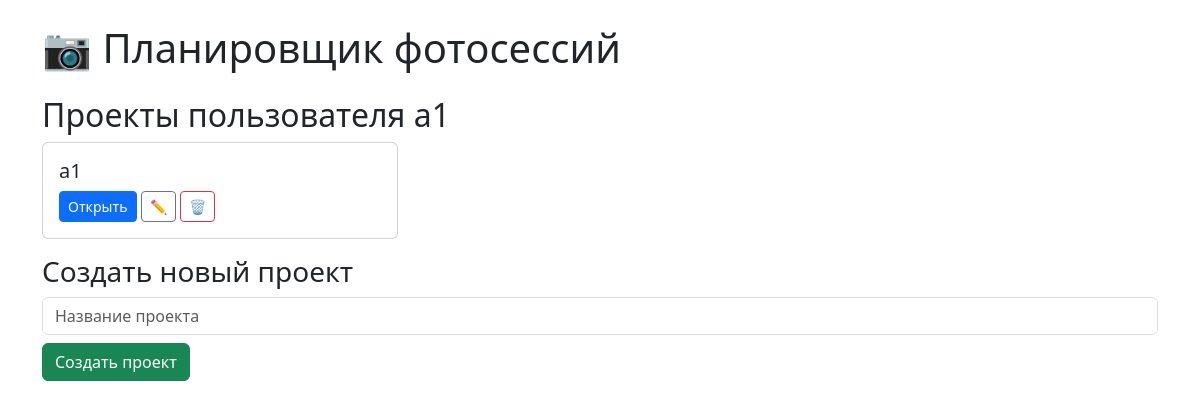
The page /user/1 on the database as committed earlier.
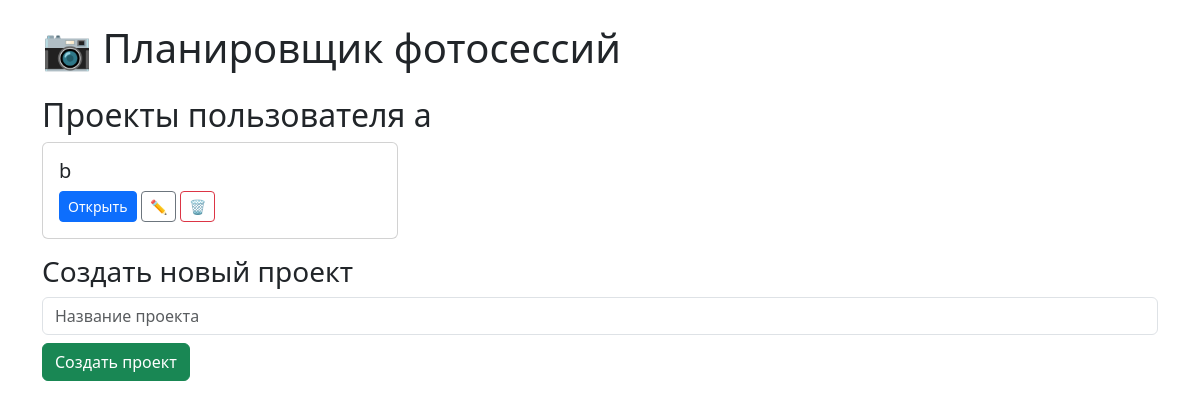
The same page on the database as committed later.
### tables this page shows
CREATE TABLE user (
                id INTEGER PRIMARY KEY AUTOINCREMENT,
                username TEXT UNIQUE NOT NULL
            );

CREATE TABLE project (
                id INTEGER PRIMARY KEY AUTOINCREMENT,
                name TEXT NOT NULL,
                user_id INTEGER,
                FOREIGN KEY(user_id) REFERENCES user(id)
            );

### photoshoot_planner/app.py (the view)
@app.route('/user/<int:user_id>')
def user_projects(user_id):
    with get_db_connection() as conn:
        user = conn.execute('SELECT * FROM user WHERE id=?', (user_id,)).fetchone()
        projects = conn.execute('SELECT * FROM project WHERE user_id=?', (user_id,)).fetchall()
    return render_template('user_projects.html', user=user, projects=projects)

### photoshoot_planner/app.py (called while the page is built)
def get_db_connection():
    conn = sqlite3.connect(DB_PATH, timeout=10, isolation_level=None)
    conn.execute('PRAGMA journal_mode=WAL;')  # включаем write-ahead logging
    return conn

### photoshoot_planner/templates/user_projects.html
{% extends 'base.html' %}
{% block content %}
<h2>Проекты пользователя {{ user[1] }}</h2>
{% if projects %}
  <div class="row">
    {% for project in projects %}
      <div class="col-md-4 mb-3">
        <div class="card h-100">
          <div class="card-body">
            <h5 class="card-title">{{ project[1] }}</h5>
            <a href="{{ url_for('view_project', project_id=project[0]) }}" class="btn btn-primary btn-sm">Открыть</a>
            <a href="{{ url_for('edit_project', project_id=project[0]) }}" class="btn btn-outline-secondary btn-sm">✏️</a>
            <form action="{{ url_for('delete_project', project_id=project[0]) }}" method="POST" style="display:inline;" onsubmit="return confirm('Удалить проект?');">
              <button type="submit" class="btn btn-outline-danger btn-sm">🗑</button>
            </form>
          </div>
        </div>
      </div>
    {% endfor %}
  </div>
{% else %}
  <p>Нет проектов.</p>
{% endif %}
<h3>Создать новый проект</h3>
<form method="post" action="{{ url_for('create_project', user_id=user[0]) }}">
    <input type="text" name="name" class="form-control mb-2" placeholder="Название проекта" required>
    <button type="submit" class="btn btn-success">Создать проект</button>
</form>
{% endblock %}

Rows that differ between the two databases and show on the page:
changed user: username "а1" → "a"
changed project: name "а1" → "b"
